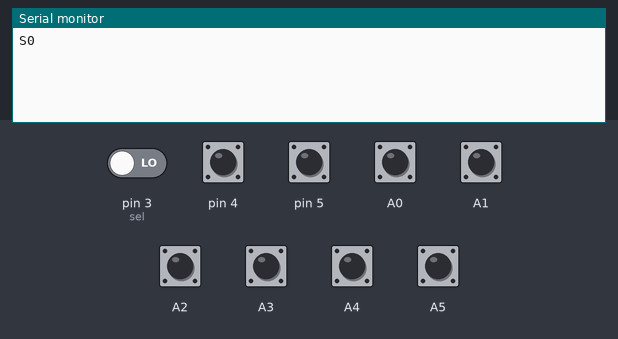
The sketch below on a simulated Arduino Uno, built with avr-gcc and run on an emulated ATmega328P. On the bench: the last lines printed to the serial monitor. Inputs (shaded band) come from the test bench; at power-on: A0–5, pin 4, pin 5 HIGH, pin 3 (sel) LOW.

Above: at 1.6 s.
1.7 s: pin 4 pulled LOW for 0.15 s
At 2.3 s:
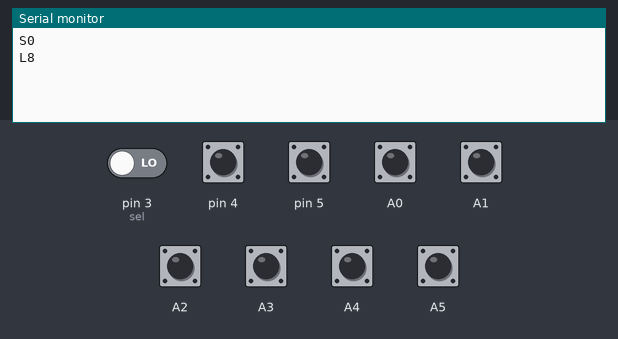
3.3 s: pin 5 pulled LOW for 0.15 s
At 4.6 s:
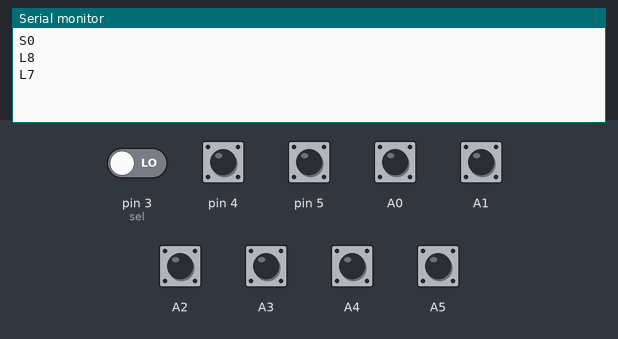
4.9 s: A0 pulled LOW for 0.15 s
At 6.0 s:
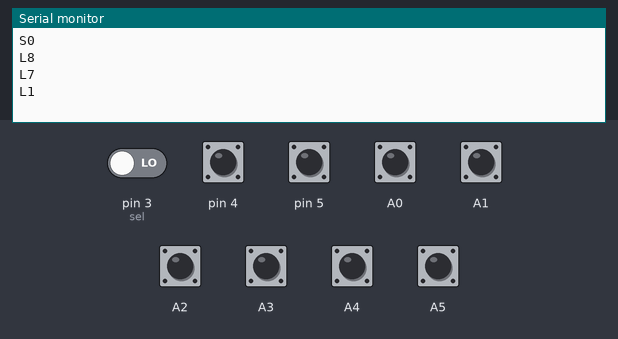
6.5 s: A1 pulled LOW for 0.15 s
At 7.1 s:
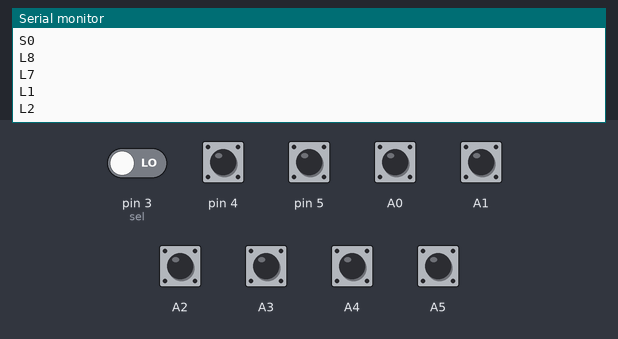
8.1 s: A2 pulled LOW for 0.15 s
At 9.4 s:
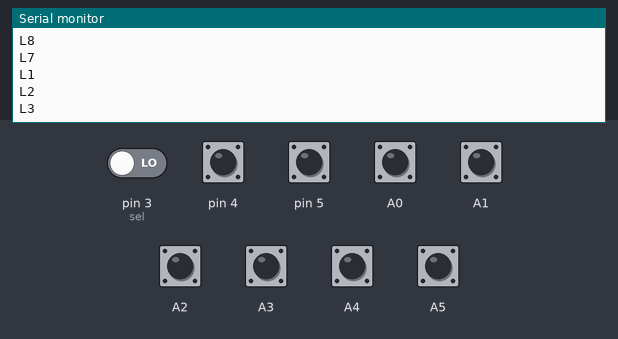
9.7 s: A3 pulled LOW for 0.15 s
At 10.6 s:
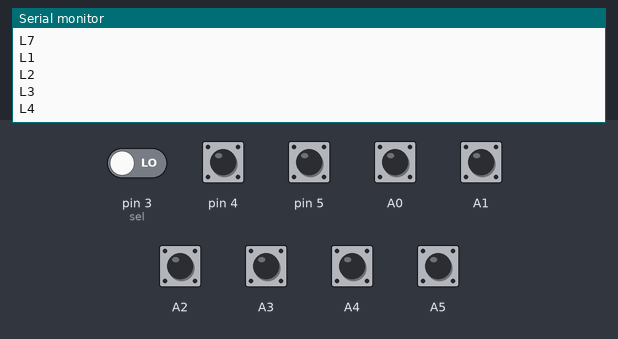
Timing chart, 0 to 12.3 s (numbered marks = the images above; inputs shaded):
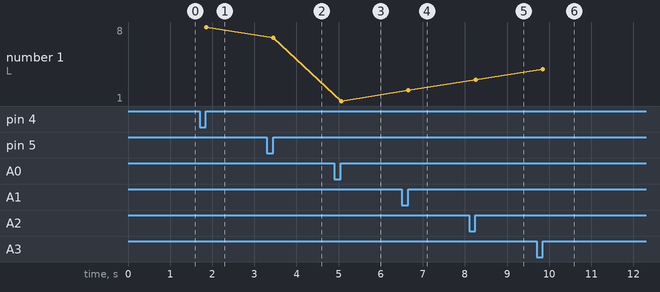

Measured:
- after the input at 1.7 s, the serial monitor: prints a new line after 0.16 s (image 1)
- after the input at 3.3 s, the serial monitor: prints a new line after 0.15 s (image 2)
- after the input at 4.9 s, the serial monitor: prints a new line after 0.16 s (image 3)
- after the input at 6.5 s, the serial monitor: prints a new line after 0.16 s (image 4)
- after the input at 8.1 s, the serial monitor: prints a new line after 0.15 s (image 5)
- after the input at 9.7 s, the serial monitor: prints a new line after 0.15 s (image 6)
- plotted number 1: 8 → 7 after the input at 3.3 s, 7 → 1 after the input at 4.9 s, 1 → 2 after the input at 6.5 s, 2 → 3 after the input at 8.1 s, 3 → 4 after the input at 9.7 s

The sketch:

capactive_instru.ino
```cpp
#include <ADCTouch.h>


const int swi1 = A0;
const int swi2 = A1;
const int swi3 = A2;
const int swi4 = A3;
const int swi5 = A4;
const int swi6 = A5;
const int swi7 = 5;
const int swi8 = 4;
const int sel = 3; //To select mode: ON-sequencer or OFF-normal instrument
int red;
int change;
int threshold = 40;
int s[8];
void setup() {
    Serial.begin(115200);
  if(digitalRead(sel)==1)
{
 Serial.println("S1");
}
else
{
  Serial.println("S0");
}

red = analogRead(A0); //Rate adjustment
s[0] = ADCTouch.read(swi1,500);
s[1] = ADCTouch.read(swi2,500);
s[2] = ADCTouch.read(swi3,500);
s[3] = ADCTouch.read(swi4,500);
s[4] = ADCTouch.read(swi5,500);
s[5] = ADCTouch.read(swi6,500);
s[6] = ADCTouch.read(swi7,500);
s[7] = ADCTouch.read(swi8,500);
}
void loop() {
/*change = analogRead(A0); //Rate adjustment
if(abs(red-change)>80)
{
  red=change;
Serial.print("R,");
Serial.println(red);
//Serial.println(change);
}*/
if(capRead(swi1,1) == 1)
{
 while(capRead(swi1,1) == 1);
 Serial.println("L1");
 Serial.flush();
}

if(capRead(swi2,2) == 1)
{
  while(capRead(swi2,2) == 1);
 Serial.println("L2");
 Serial.flush();
}

if(capRead(swi3,3) == 1)
{
 while(capRead(swi3,3) == 1);
 Serial.println("L3");
 Serial.flush();
}

if(capRead(swi4,4) == 1)
{
  while(capRead(swi4,4) == 1);
 Serial.println("L4");
 Serial.flush();
}
if(capRead(swi5,5) == 1)
{
  while(capRead(swi5,5) == 1);
 Serial.println("L5");
 Serial.flush();
}
if(capRead(swi6,6) == 1)
{
  while(capRead(swi6,6) == 1);
 Serial.println("L6");
 Serial.flush();
}
if(capRead(swi7,7) == 1)
{
  while(capRead(swi7,7) == 1);
 Serial.println("L7");
 Serial.flush();
}
if(capRead(swi8,8) == 1)
{
 while(capRead(swi8,8) == 1);
 Serial.println("L8");
 Serial.flush();
}
delay(30);
}

int capRead(int swi,int p)
{
  int c = ADCTouch.read(swi);
  c -=s[p-1];
  return (c > threshold);
}
```
